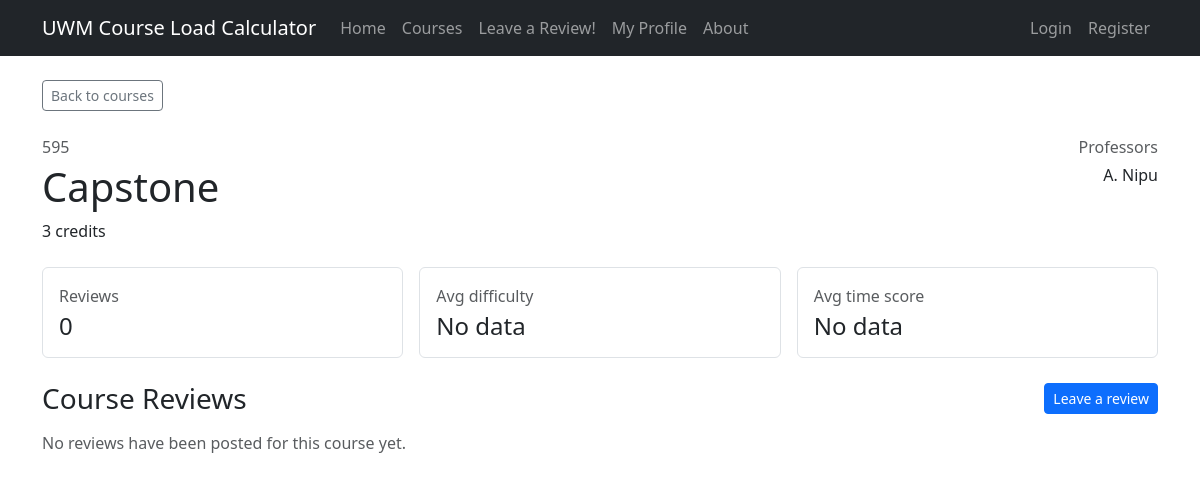
The page /courses/1/ on the database its author committed.
### main/models.py (models this page shows, shortened)
class Course(models.Model):
    course_name = models.CharField(max_length=100, unique=False)
    course_code = models.CharField(max_length=100, unique=True)
    course_credits = models.IntegerField()
    course_professors = models.ManyToManyField(Professor)
    course_details = models.TextField(blank=True)

class Professor(models.Model):
    professor_name = models.CharField(max_length=100, unique=True)

### main/views.py (the view)
# urls.py: path('courses/<int:course_id>/', views.course_detail, name='course_detail'),
def course_detail(request, course_id):
    course = get_object_or_404(
        Course.objects.prefetch_related('course_professors'),
        pk=course_id
    )
    reviews = Review.objects.filter(review_course=course).select_related(
        'review_professor',
        'review_user__user_major'
    ).order_by('-review_date', '-id')
    review_stats = reviews.aggregate(
        review_count=Count('id'),
        average_difficulty=Avg('difficulty_score'),
        average_time=Avg('time_score')
    )
    return render(request, 'course_detail.html', {
        'course': course,
        'reviews': reviews,
        'review_stats': review_stats
    })

### templates/course_detail.html (shortened to what this page needs)
{% extends "base.html" %}
{% block content %}
<div class="mb-4">
    <a href="{% url 'search' %}" class="btn btn-outline-secondary btn-sm">
        Back to courses
    </a>
</div>
<section class="mb-4">
    <div class="d-flex flex-column flex-md-row justify-content-between gap-3">
        <div>
            <p class="text-muted mb-1">{{ course.course_code }}</p>
            <h1 class="mb-2">{{ course.course_name }}</h1>
            <p class="mb-0">
                {{ course.course_credits }} credit{{ course.course_credits|pluralize }}
            </p>
        </div>
        <div class="text-md-end">
            <p class="text-muted mb-1">Professors</p>
            <p class="mb-0">
                {% for professor in course.course_professors.all %}
                    {{ professor.professor_name }}{% if not forloop.last %}, {% endif %}
                {% empty %}
                    No professor listed
                {% endfor %}
            </p>
        </div>
    </div>
</section>
<section class="row g-3 mb-4">
    <div class="col-md-4">
        <div class="border rounded p-3 h-100">
            <p class="text-muted mb-1">Reviews</p>
            <h2 class="h4 mb-0">{{ review_stats.review_count }}</h2>
        </div>
    </div>
    <div class="col-md-4">
        <div class="border rounded p-3 h-100">
            <p class="text-muted mb-1">Avg difficulty</p>
            <h2 class="h4 mb-0">
                {% if review_stats.average_difficulty %}
                    {{ review_stats.average_difficulty|floatformat:1 }} / 5
                {% else %}
                    No data
                {% endif %}
            </h2>
        </div>
    </div>
    <div class="col-md-4">
        <div class="border rounded p-3 h-100">
            <p class="text-muted mb-1">Avg time score</p>
            <h2 class="h4 mb-0">
                {% if review_stats.average_time %}
                    {{ review_stats.average_time|floatformat:1 }} / 5
                {% else %}
                    No data
                {% endif %}
            </h2>
        </div>
    </div>
</section>
<section>
    <div class="d-flex justify-content-between align-items-center mb-3">
        <h2 class="h3 mb-0">Course Reviews</h2>
        <a href="{% url 'review' %}" class="btn btn-primary btn-sm">Leave a review</a>
    </div>
    {% for review in reviews %}
        <article class="card mb-3">
            <div class="card-body">
                <div class="d-flex flex-column flex-md-row justify-content-between gap-2 mb-2">
                    <div>
                        <h3 class="h5 mb-1">{{ review.review_professor.professor_name }}</h3>
                        <p class="text-muted mb-0">
                            {{ review.review_user.username }}{% if review.review_user.user_major %}, {{ review.review_user.user_major.major_name }}{% endif %}
                        </p>
                    </div>
                    <p class="text-muted mb-0">{{ review.review_date }}</p>
                </div>
                <div class="d-flex flex-wrap gap-2 mb-3">
                    <span class="badge bg-secondary">Difficulty {{ review.difficulty_score }}/5</span>
                    <span class="badge bg-secondary">Time {{ review.time_score }}/5</span>
                </div>
                <p class="mb-0">{{ review.review_text }}</p>
            </div>
        </article>
    {% empty %}
        <p class="text-muted">No reviews have been posted for this course yet.</p>
    {% endfor %}
</section>
{% endblock %}

### rows shown on the page
Course: course_code "595", course_name "Capstone", course_credits "3"
Professor: professor_name "A. Nipu"

### other values the page prints
{{ review_stats.review_count }} "0"
